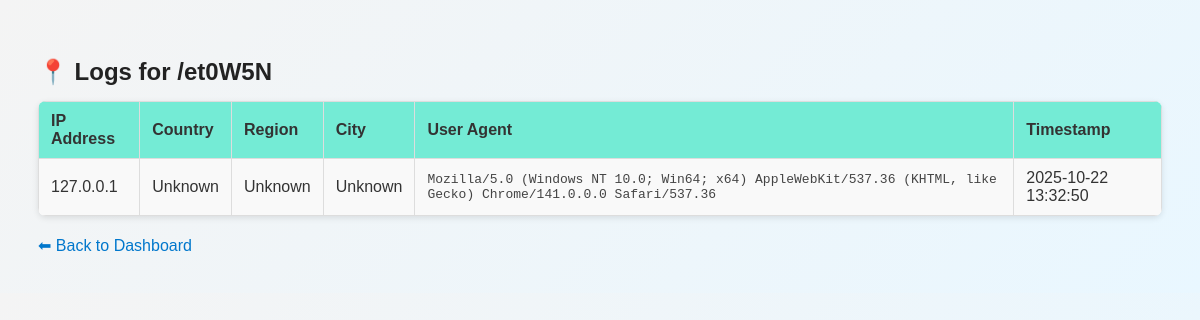
The app's page /logs/et0W5N with its own data.
### tables this page shows
CREATE TABLE logs (
                    id INTEGER PRIMARY KEY AUTOINCREMENT,
                    short_key TEXT,
                    ip_address TEXT,
                    user_agent TEXT,
                    country TEXT, -- Added
                    region TEXT,  -- Added
                    city TEXT,    -- Added
                    timestamp TEXT
                );

### app.py (the view)
@app.route('/logs/<short_key>')
def logs(short_key):
    conn = sqlite3.connect('urls.db')
    c = conn.cursor()
    c.execute("SELECT ip_address, user_agent, country, region, city, timestamp FROM logs WHERE short_key=? ORDER BY id DESC", (short_key,))
    log_data = c.fetchall()
    conn.close()
    return render_template('logs.html', data=log_data, short_key=short_key)

### templates/logs.html (shortened to what this page needs)
<!DOCTYPE html>
<html lang="en">
<head>
</head>
<body>
    <div class="container">
        <h2>📍 Logs for /{{ short_key }}</h2>
        {% if data %}
        <table>
            <tr>
                <th>IP Address</th>
                <th>Country</th>
                <th>Region</th>
                <th>City</th>
                <th>User Agent</th>
                <th>Timestamp</th>
            </tr>
            {% for ip, ua, country, region, city, ts in data %}
            <tr>
                <td>{{ ip }}</td>
                <td>{{ country or '-' }}</td>
                <td>{{ region or '-' }}</td>
                <td>{{ city or '-' }}</td>
                <td><pre>{{ ua }}</pre></td>
                <td>{{ ts }}</td>
            </tr>
            {% endfor %}
        </table>
        {% else %}
            <p class="no-data">No logs found for this short link yet.</p>
        {% endif %}
        <a href="/dashboard">⬅ Back to Dashboard</a>
    </div>
</body>
</html>

### templates/logs.html (style rules this page uses)
body { font-family: Arial, sans-serif; background: linear-gradient(135deg, #f4f4f4 0%, #e9f7ff 100%); padding: 30px; color: #333; }
h2 { color: #222; margin-bottom: 15px; }
table { width: 100%; border-collapse: collapse; box-shadow: 0 2px 6px rgba(0,0,0,0.1); background: white; border-radius: 8px; overflow: hidden; }
th, td { padding: 10px 12px; text-align: left; border: 1px solid #ddd; }
th { background: #74ebd5; color: #333; font-weight: 600; }
tr:nth-child(even) { background: #f9f9f9; }
pre { white-space: pre-wrap; word-wrap: break-word; margin: 0; font-size: 13px; color: #444; }
a { display: inline-block; margin-top: 20px; text-decoration: none; color: #0077cc; font-weight: 500; }
.container { max-width: 1200px; margin: auto; }

### records on screen
logs: short_key "et0W5N", ip_address "127.0.0.1", country "Unknown", region "Unknown", city "Unknown", user_agent "Mozilla/5.0 (Windows NT 10.0; Win64; x64) AppleWebKit/537.36 (KHTML, like Gecko) Chrome/141.0.0.0 Safari/537.36", timestamp "2025-10-22 13:32:50"
